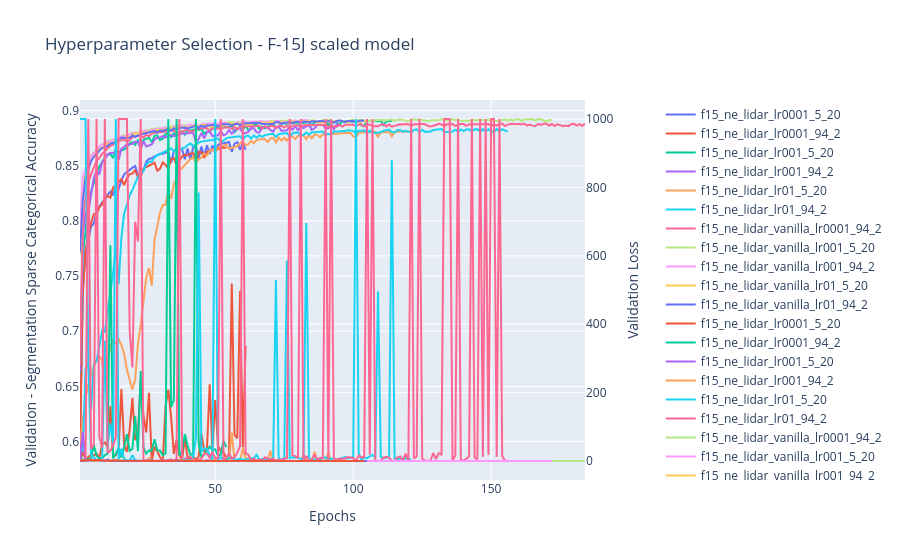

The code cell stored with this chart in its notebook:
### Code cell
MODEL_ROOT = "D:/models/hyperparameter_search/f15_scaled/"

plot = LinePlot( title = f'Hyperparameter Selection - F-15J scaled model',
                x_axis_title = 'Epochs',
                y1_axis_title = 'Validation - Segmentation Sparse Categorical Accuracy',
                y2_axis_title = 'Validation Loss' )

best: dict[str, list] = { 'Model': [], 'Best Epoch': [], 'Seg Acc': [], 'Loss': [] }
models: dict[str, dict] = {}
for model_dir in os.listdir( MODEL_ROOT ):
    with open( f"{MODEL_ROOT}{model_dir}/final/{model_dir}_final_history.json", "r" ) as j:
        models[model_dir] = json.load( j )

        plot.add_y1_trace( np.array( models[model_dir]['segmentation_output_sparse_categorical_accuracy'] ), model_dir )
        plot.add_y2_trace( np.clip( np.array( models[model_dir]['val_loss'] ), 0, 1000 ), model_dir )

        best['Model'].append( model_dir )
        best['Best Epoch'].append( np.argmin( np.array( models[model_dir]['val_loss'] ) ) + 1 )
        best['Seg Acc'].append( np.max( np.array( models[model_dir]['segmentation_output_sparse_categorical_accuracy'] ) ) )
        best['Loss'].append( np.min( np.array( models[model_dir]['val_loss'] ) ) )

best_df = pd.DataFrame( data = best )
display( best_df )
plot.show()
plot.get_fig().write_image( 'E:/AFIT/AAR/5_Thesis/doc/figures/hyperparameter_search/f15_scaled_full.png', width = 1200, height = 600 )
best_df.to_latex( 'E:/AFIT/AAR/5_Thesis/doc/tables/hyperparameter_search/f-15_hp_search_results.tex', float_format = '%.3f' )
